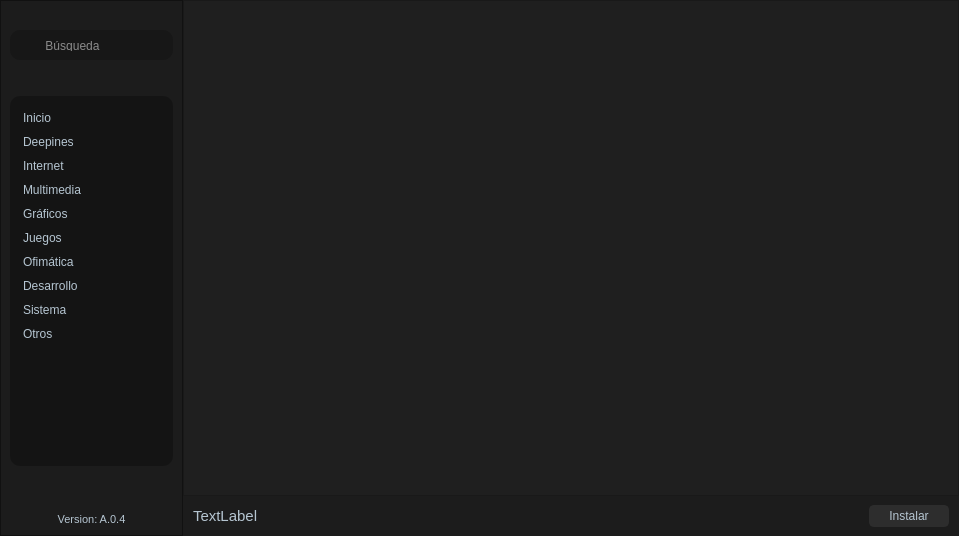
<?xml version="1.0" encoding="UTF-8"?>
<ui version="4.0">
 <class>MainWindow</class>
 <widget class="QMainWindow" name="MainWindow">
  <property name="geometry">
   <rect>
    <x>0</x>
    <y>0</y>
    <width>959</width>
    <height>536</height>
   </rect>
  </property>
  <property name="minimumSize">
   <size>
    <width>700</width>
    <height>500</height>
   </size>
  </property>
  <property name="windowTitle">
   <string>Tienda Deepines</string>
  </property>
  <property name="windowIcon">
   <iconset>
    <normaloff>../resources/deepines_logo_beta.svg</normaloff>../resources/deepines_logo_beta.svg</iconset>
  </property>
  <property name="styleSheet">
   <string notr="true">QScrollBar:vertical {
    background: transparent;
    width: 10px;
    margin: 0px 0px 0px 0px;
}
QScrollBar::handle:vertical {
    background-color: #545454;
    border-radius: 4px;
    min-height: 5px;
}
QScrollBar::add-line:vertical {
    background: qlineargradient(x1:0, y1:0, x2:1, y2:0,
    stop: 0 rgb(32, 47, 130), stop: 0.5 rgb(32, 47, 130),  stop:1 rgb(32, 47, 130));
    height: 0px;
    subcontrol-position: bottom;
    subcontrol-origin: margin;
}
QScrollBar::sub-line:vertical {
    background: qlineargradient(x1:0, y1:0, x2:1, y2:0,
    stop: 0  rgb(32, 47, 130), stop: 0.5 rgb(32, 47, 130),  stop:1 rgb(32, 47, 130));
    height: 0 px;
    subcontrol-position: top;
    subcontrol-origin: margin;
}</string>
  </property>
  <widget class="QWidget" name="centralwidget">
   <property name="styleSheet">
    <string notr="true">background-color: rgba(30, 30, 30, 220);
color: #b5c5d1;</string>
   </property>
   <layout class="QGridLayout" name="gridLayout_2">
    <property name="leftMargin">
     <number>0</number>
    </property>
    <property name="topMargin">
     <number>0</number>
    </property>
    <property name="rightMargin">
     <number>0</number>
    </property>
    <property name="bottomMargin">
     <number>0</number>
    </property>
    <property name="spacing">
     <number>0</number>
    </property>
    <item row="2" column="1" colspan="4">
     <widget class="QWidget" name="widget" native="true">
      <property name="minimumSize">
       <size>
        <width>0</width>
        <height>40</height>
       </size>
      </property>
      <property name="maximumSize">
       <size>
        <width>16777215</width>
        <height>40</height>
       </size>
      </property>
      <property name="styleSheet">
       <string notr="true">background-color: rgba(16, 16, 16, 180);</string>
      </property>
      <layout class="QGridLayout" name="gridLayout_4">
       <property name="leftMargin">
        <number>0</number>
       </property>
       <property name="topMargin">
        <number>0</number>
       </property>
       <property name="rightMargin">
        <number>0</number>
       </property>
       <property name="bottomMargin">
        <number>0</number>
       </property>
       <item row="0" column="0">
        <layout class="QHBoxLayout" name="horizontalLayout_3">
         <property name="spacing">
          <number>10</number>
         </property>
         <property name="leftMargin">
          <number>10</number>
         </property>
         <property name="rightMargin">
          <number>10</number>
         </property>
         <item>
          <widget class="QLabel" name="lbl_list_apps">
           <property name="font">
            <font>
             <pointsize>11</pointsize>
            </font>
           </property>
           <property name="styleSheet">
            <string notr="true">background-color: transparent;
</string>
           </property>
           <property name="text">
            <string>TextLabel</string>
           </property>
          </widget>
         </item>
         <item>
          <widget class="QPushButton" name="btn_install">
           <property name="minimumSize">
            <size>
             <width>80</width>
             <height>0</height>
            </size>
           </property>
           <property name="maximumSize">
            <size>
             <width>80</width>
             <height>16777215</height>
            </size>
           </property>
           <property name="styleSheet">
            <string notr="true">#btn_install{
padding: 2px;
border-radius: 5px;
background-color: rgb(45, 45, 45);
border: 2px solid rgb(45, 45, 45);
}
#btn_install:hover{
padding: 2px;
color:white;
background-color: rgb(65, 159, 217);
border: 1px solid rgb(142, 231, 255);
border-radius: 5px;
}</string>
           </property>
           <property name="text">
            <string>Instalar</string>
           </property>
          </widget>
         </item>
        </layout>
       </item>
      </layout>
     </widget>
    </item>
    <item row="0" column="0" rowspan="3">
     <widget class="QFrame" name="frame_2">
      <property name="minimumSize">
       <size>
        <width>183</width>
        <height>0</height>
       </size>
      </property>
      <property name="maximumSize">
       <size>
        <width>183</width>
        <height>16777215</height>
       </size>
      </property>
      <property name="styleSheet">
       <string notr="true">background-color: rgba(16, 16, 16, 180);</string>
      </property>
      <property name="frameShape">
       <enum>QFrame::StyledPanel</enum>
      </property>
      <property name="frameShadow">
       <enum>QFrame::Raised</enum>
      </property>
      <layout class="QGridLayout" name="gridLayout_3">
       <item row="3" column="0">
        <widget class="QListWidget" name="listWidget">
         <property name="minimumSize">
          <size>
           <width>0</width>
           <height>370</height>
          </size>
         </property>
         <property name="maximumSize">
          <size>
           <width>16777215</width>
           <height>350</height>
          </size>
         </property>
         <property name="styleSheet">
          <string notr="true">#listWidget{
  padding-left:10px;
  padding-top:10px;
  padding-bottom:10px;
  border-radius: 10px;
  background-color: rgba(16, 16, 16, 163);
}
#listWidget:item{
  padding: 5px 5px 5px 5px;
}
#listWidget:item:selected{
  background-color: transparent;
  border: 0px solid transparent;
  color: #419fd9;
}</string>
         </property>
         <property name="verticalScrollBarPolicy">
          <enum>Qt::ScrollBarAlwaysOff</enum>
         </property>
         <property name="horizontalScrollBarPolicy">
          <enum>Qt::ScrollBarAlwaysOff</enum>
         </property>
         <property name="autoScroll">
          <bool>false</bool>
         </property>
         <property name="iconSize">
          <size>
           <width>24</width>
           <height>24</height>
          </size>
         </property>
         <property name="currentRow">
          <number>-1</number>
         </property>
         <item>
          <property name="text">
           <string>Inicio</string>
          </property>
          <property name="icon">
           <iconset>
            <normaloff>../resources/star.svg</normaloff>../resources/star.svg</iconset>
          </property>
          <property name="flags">
           <set>ItemIsSelectable|ItemIsUserCheckable|ItemIsEnabled</set>
          </property>
         </item>
         <item>
          <property name="text">
           <string>Deepines</string>
          </property>
          <property name="icon">
           <iconset>
            <normaloff>../resources/deepines_filter.svg</normaloff>../resources/deepines_filter.svg</iconset>
          </property>
         </item>
         <item>
          <property name="text">
           <string>Internet</string>
          </property>
          <property name="icon">
           <iconset>
            <normaloff>../resources/internet.svg</normaloff>../resources/internet.svg</iconset>
          </property>
          <property name="flags">
           <set>ItemIsSelectable|ItemIsUserCheckable|ItemIsEnabled</set>
          </property>
         </item>
         <item>
          <property name="text">
           <string>Multimedia</string>
          </property>
          <property name="icon">
           <iconset>
            <normaloff>../resources/music.svg</normaloff>../resources/music.svg</iconset>
          </property>
          <property name="flags">
           <set>ItemIsSelectable|ItemIsUserCheckable|ItemIsEnabled</set>
          </property>
         </item>
         <item>
          <property name="text">
           <string>Gráficos</string>
          </property>
          <property name="icon">
           <iconset>
            <normaloff>../resources/picture.svg</normaloff>../resources/picture.svg</iconset>
          </property>
          <property name="flags">
           <set>ItemIsSelectable|ItemIsUserCheckable|ItemIsEnabled</set>
          </property>
         </item>
         <item>
          <property name="text">
           <string>Juegos</string>
          </property>
          <property name="icon">
           <iconset>
            <normaloff>../resources/console.svg</normaloff>../resources/console.svg</iconset>
          </property>
          <property name="flags">
           <set>ItemIsSelectable|ItemIsUserCheckable|ItemIsEnabled</set>
          </property>
         </item>
         <item>
          <property name="text">
           <string>Ofimática</string>
          </property>
          <property name="icon">
           <iconset>
            <normaloff>../resources/board.svg</normaloff>../resources/board.svg</iconset>
          </property>
          <property name="flags">
           <set>ItemIsSelectable|ItemIsUserCheckable|ItemIsEnabled</set>
          </property>
         </item>
         <item>
          <property name="text">
           <string>Desarrollo</string>
          </property>
          <property name="icon">
           <iconset>
            <normaloff>../resources/terminal.svg</normaloff>../resources/terminal.svg</iconset>
          </property>
          <property name="flags">
           <set>ItemIsSelectable|ItemIsUserCheckable|ItemIsEnabled</set>
          </property>
         </item>
         <item>
          <property name="text">
           <string>Sistema</string>
          </property>
          <property name="icon">
           <iconset>
            <normaloff>../resources/computer.svg</normaloff>../resources/computer.svg</iconset>
          </property>
          <property name="flags">
           <set>ItemIsSelectable|ItemIsUserCheckable|ItemIsEnabled</set>
          </property>
         </item>
         <item>
          <property name="text">
           <string>Otros</string>
          </property>
          <property name="icon">
           <iconset>
            <normaloff>../resources/pamela.svg</normaloff>../resources/pamela.svg</iconset>
          </property>
          <property name="flags">
           <set>ItemIsSelectable|ItemIsUserCheckable|ItemIsEnabled</set>
          </property>
         </item>
        </widget>
       </item>
       <item row="1" column="0">
        <widget class="QFrame" name="frame_4">
         <property name="minimumSize">
          <size>
           <width>0</width>
           <height>30</height>
          </size>
         </property>
         <property name="maximumSize">
          <size>
           <width>16777215</width>
           <height>30</height>
          </size>
         </property>
         <property name="styleSheet">
          <string notr="true">border-radius: 10px;
background-color: rgba(16, 16, 16, 122);
color: white;</string>
         </property>
         <property name="frameShape">
          <enum>QFrame::StyledPanel</enum>
         </property>
         <property name="frameShadow">
          <enum>QFrame::Raised</enum>
         </property>
         <layout class="QHBoxLayout" name="horizontalLayout_2">
          <item>
           <widget class="QLineEdit" name="lineEdit">
            <property name="styleSheet">
             <string notr="true">background-color: transparent;
color: white;
border-color: transparent;
border: 0px solid;</string>
            </property>
            <property name="alignment">
             <set>Qt::AlignCenter</set>
            </property>
            <property name="placeholderText">
             <string>Búsqueda</string>
            </property>
           </widget>
          </item>
          <item>
           <widget class="QPushButton" name="pushButton">
            <property name="styleSheet">
             <string notr="true">margin-left: 0px;
background-color: transparent;
border-color: transparent;
border: 0px solid;</string>
            </property>
            <property name="text">
             <string/>
            </property>
            <property name="icon">
             <iconset>
              <normaloff>../resources/magnifying-glass.svg</normaloff>../resources/magnifying-glass.svg</iconset>
            </property>
            <property name="iconSize">
             <size>
              <width>13</width>
              <height>13</height>
             </size>
            </property>
           </widget>
          </item>
         </layout>
        </widget>
       </item>
       <item row="0" column="0">
        <spacer name="verticalSpacer_3">
         <property name="orientation">
          <enum>Qt::Vertical</enum>
         </property>
         <property name="sizeType">
          <enum>QSizePolicy::Fixed</enum>
         </property>
         <property name="sizeHint" stdset="0">
          <size>
           <width>20</width>
           <height>20</height>
          </size>
         </property>
        </spacer>
       </item>
       <item row="4" column="0">
        <spacer name="verticalSpacer_2">
         <property name="orientation">
          <enum>Qt::Vertical</enum>
         </property>
         <property name="sizeHint" stdset="0">
          <size>
           <width>20</width>
           <height>40</height>
          </size>
         </property>
        </spacer>
       </item>
       <item row="2" column="0">
        <spacer name="verticalSpacer">
         <property name="orientation">
          <enum>Qt::Vertical</enum>
         </property>
         <property name="sizeType">
          <enum>QSizePolicy::Fixed</enum>
         </property>
         <property name="sizeHint" stdset="0">
          <size>
           <width>20</width>
           <height>20</height>
          </size>
         </property>
        </spacer>
       </item>
       <item row="5" column="0">
        <widget class="QLabel" name="label">
         <property name="font">
          <font>
           <pointsize>8</pointsize>
          </font>
         </property>
         <property name="styleSheet">
          <string notr="true">background-color: transparent;
</string>
         </property>
         <property name="text">
          <string>Version: A.0.4</string>
         </property>
         <property name="alignment">
          <set>Qt::AlignCenter</set>
         </property>
        </widget>
       </item>
      </layout>
     </widget>
    </item>
    <item row="0" column="1" rowspan="2" colspan="4">
     <widget class="QScrollArea" name="frame">
      <property name="styleSheet">
       <string notr="true"/>
      </property>
      <property name="verticalScrollBarPolicy">
       <enum>Qt::ScrollBarAsNeeded</enum>
      </property>
      <property name="widgetResizable">
       <bool>true</bool>
      </property>
      <property name="alignment">
       <set>Qt::AlignCenter</set>
      </property>
      <widget class="QWidget" name="scroll_apps">
       <property name="geometry">
        <rect>
         <x>0</x>
         <y>0</y>
         <width>774</width>
         <height>494</height>
        </rect>
       </property>
       <property name="styleSheet">
        <string notr="true"/>
       </property>
       <layout class="QGridLayout" name="gridLayout"/>
      </widget>
     </widget>
    </item>
   </layout>
  </widget>
 </widget>
 <resources/>
 <connections/>
</ui>
